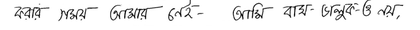
%> input picture Lines/L060.bmp, 420 x 30 px, shrunk from 774 x 55 before the run
$ octave lineTest.m   (GNU Octave 9; MATLAB toolbox functions it lacks are replaced by stand-ins)
%> lines starting %> are read from the running program, lines starting %| are printed output that depends on the picture; in (x1, y1, x2, y2) boxes, pixels count from 0 and x2, y2 are one past the last pixel; in counts of white or black regions, pixels touching at a corner belong together; the program's own positions count from 1
### mygray2bin.m
function [ binImg ] = mygray2bin( grayName )
%> called with grayName = 'L060.bmp'
    grayImg = imread(grayName);
%> grayImg is the input picture: size 30x420 uint8; min 0, max 255, mean 237.7
    binImg = imbinarize(grayImg, 'adaptive', 'ForegroundPolarity', 'dark');
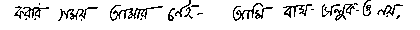
%> binImg: size 30x420 logical; 89.9% white; black in thin lines or dots, all inside (x1, y1, x2, y2) = (14, 0, 403, 21)
end

### lineTest.m
lineImg = mygray2bin('L060.bmp');
[nRow, nCol] = size(lineImg);
%> nRow = 30; nCol = 420

upRow = 1;
downRow = nRow;
%> downRow = 30

leftCol = 1;
rightCol = nCol;
%> rightCol = 420

%calculating upRow
found = false;
for ii = 1 : nRow
    if found == true
        break;
    end
    for jj = 1 : nCol
        if lineImg(ii, jj) == 0
            upRow = ii;
            found = true;
            break;
        end
    end %end of for
end %end of for
%> after the loop, found = true; upRow = 1

%calculating downRow
found = false;
for ii = nRow:-1:1
    if found == true
        break;
    end % end of if
    for jj = 1 : nCol
        if lineImg(ii, jj) == 0 % black pixel
            downRow = ii;
            found = true;
            break;
        end %end of if
    end %end of for
end
%> after the loop, downRow = 21

%calculating leftCol
found = false;
for ii = 1 : nCol
    if found == true
        break;
    end
    for jj = 1 : nRow
        if lineImg(jj, ii) == 0
            leftCol = ii;
            found = true;
            break;
        end
    end %end of for
end %end of for
%> after the loop, leftCol = 15

%calculating rightCol
found = false;
for ii = nCol:-1:1
    if found == true
        break;
    end
    for jj = 1:nRow
        if lineImg(jj, ii) == 0
            rightCol = ii;
            found = true;
            break;
        end
    end %end of for
end %end of for
%> after the loop, rightCol = 403

$ run again, with Lines/L001.bmp copied over Lines/L060.bmp
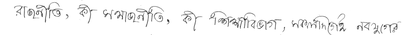
%> input picture Lines/L001.bmp, 420 x 35 px, shrunk from 2511 x 212 before the run
%> in mygray2bin, grayImg is the input picture: size 35x420 uint8; min 40, max 255, mean 244.9
%> in mygray2bin, `binImg = imbinarize(grayImg, 'adaptive', 'ForegroundPolarity', 'dark');`:
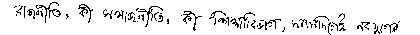
%> binImg: size 35x420 logical; 92.3% white; black in thin lines or dots, all inside (x1, y1, x2, y2) = (14, 2, 400, 35)
%> after the loop `for ii = 1 : nRow`: found = true; upRow = 3
%> after the loop `for ii = 1 : nCol`: leftCol = 15
%> after the loop `for ii = nCol:-1:1`: rightCol = 400

$ run again, with Lines/L002.bmp copied over Lines/L060.bmp
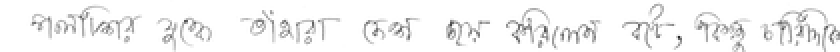
%> input picture Lines/L002.bmp, 420 x 26 px, shrunk from 2491 x 152 before the run (shown 2 times larger)
%> in mygray2bin, grayImg is the input picture: size 26x420 uint8; min 37, max 255, mean 244
%> in mygray2bin, `binImg = imbinarize(grayImg, 'adaptive', 'ForegroundPolarity', 'dark');`:
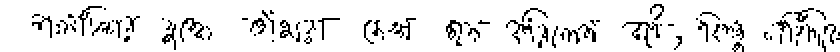
%> binImg: size 26x420 logical (shown 2 times larger); 90.9% white; black in thin lines or dots, all inside (x1, y1, x2, y2) = (16, 2, 420, 26)
%> after the loop `for ii = 1 : nRow`: found = true; upRow = 3
%> after the loop `for ii = 1 : nCol`: leftCol = 17

$ run again, with Lines/L003.bmp copied over Lines/L060.bmp
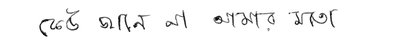
%> input picture Lines/L003.bmp, 420 x 40 px, shrunk from 1255 x 121 before the run
%> in mygray2bin, grayImg is the input picture: size 40x420 uint8; min 0, max 255, mean 245.6
%> in mygray2bin, `binImg = imbinarize(grayImg, 'adaptive', 'ForegroundPolarity', 'dark');`:
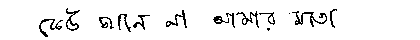
%> binImg: size 40x420 logical; 94.2% white; black in thin lines or dots, all inside (x1, y1, x2, y2) = (39, 8, 337, 37)
%> after the loop `for ii = 1 : nRow`: found = true; upRow = 9
%> after the loop `for ii = nRow:-1:1`: downRow = 37
%> after the loop `for ii = 1 : nCol`: leftCol = 40
%> after the loop `for ii = nCol:-1:1`: rightCol = 337
